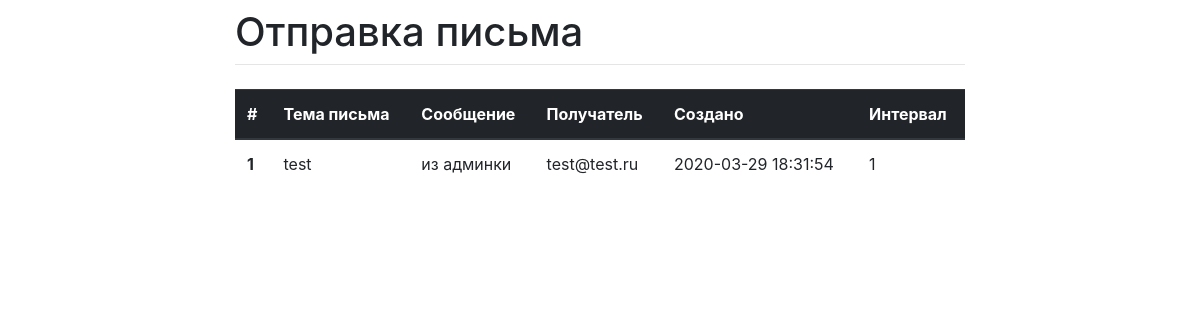
The page /list/ on the database as committed earlier.
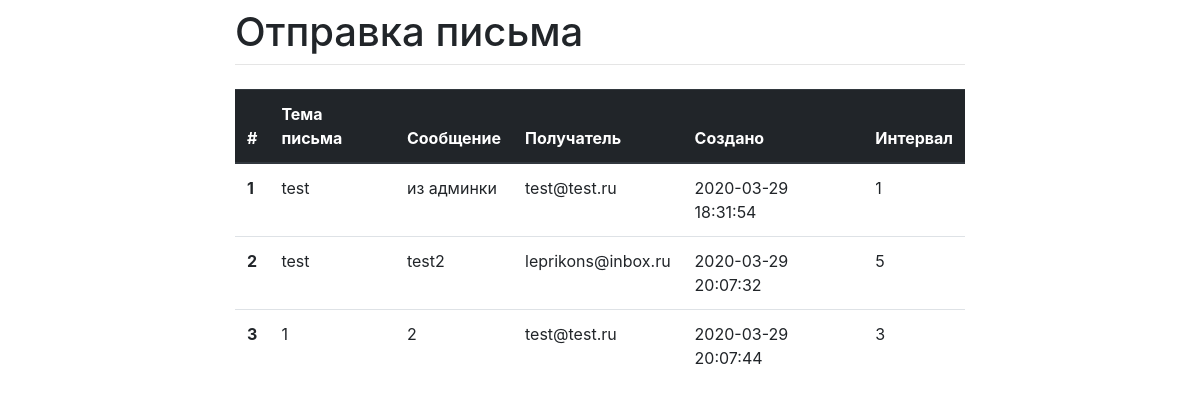
The same page on the database as committed later.
### sender/models.py (models this page shows, shortened)
class Email(models.Model):
    date = models.DateTimeField('Дата создания', auto_now_add=True, editable=True)
    interval = models.PositiveIntegerField('Количество секунд')
    subject = models.CharField('Тема письма', max_length=150)
    message = models.CharField('Сообщение', max_length=500)
    send_to = models.EmailField('Получатель')
    class Meta:
        verbose_name = 'Письмо'
        verbose_name_plural = 'Письма'

### sender/views.py (the view)
# urls.py: path('list/', ListMail.as_view(), name='list'),
class ListMail(ListView):
    model = Email
    context_object_name = 'mail_list'
    template_name = 'list.html'

### sender/templates/list.html
{% extends 'base.html' %}
{% block content %}
<table class="table">
    <thead class="thead-dark">
    <tr>
        <th scope="col">#</th>
        <th scope="col">Тема письма</th>
        <th scope="col">Сообщение</th>
        <th scope="col">Получатель</th>
        <th scope="col">Создано</th>
        <th scope="col">Интервал</th>
    </tr>
    </thead>
    <tbody>
    {% for mail in mail_list %}
    <tr>
        <th scope="row">{{ mail.id }}</th>
        <td>{{ mail.subject }}</td>
        <td>{{ mail.message }}</td>
        <td>{{ mail.send_to }}</td>
        <td>{{ mail.date|date:'Y-m-d H:i:s' }}</td>
        <td>{{ mail.interval }}</td>
    </tr>
    {% endfor %}
    </tbody>
</table>
{% endblock %}

### sender/templates/base.html (shortened to what this page needs)
<!doctype html>
<html lang="en">
  <head>
    <link rel="stylesheet" href="https://stackpath.bootstrapcdn.com/bootstrap/4.1.3/css/bootstrap.min.css">
  </head>
  <body>
    <div class="container">
      <div class="row justify-content-center">
        <div class="col-8">
          <h1 class="mt-2">Отправка письма</h1>
          <hr class="mt-0 mb-4">
          {% block content %}
          {% endblock %}
        </div>
      </div>
    </div>
  </body>
</html>

Rows that differ between the two databases and show on the page:
added Email: id "2", subject "test", message "test2", send_to "leprikons@inbox.ru", date "2020-03-29 20:07:32", interval "5"
added Email: id "3", subject "1", message "2", send_to "test@test.ru", date "2020-03-29 20:07:44", interval "3"
